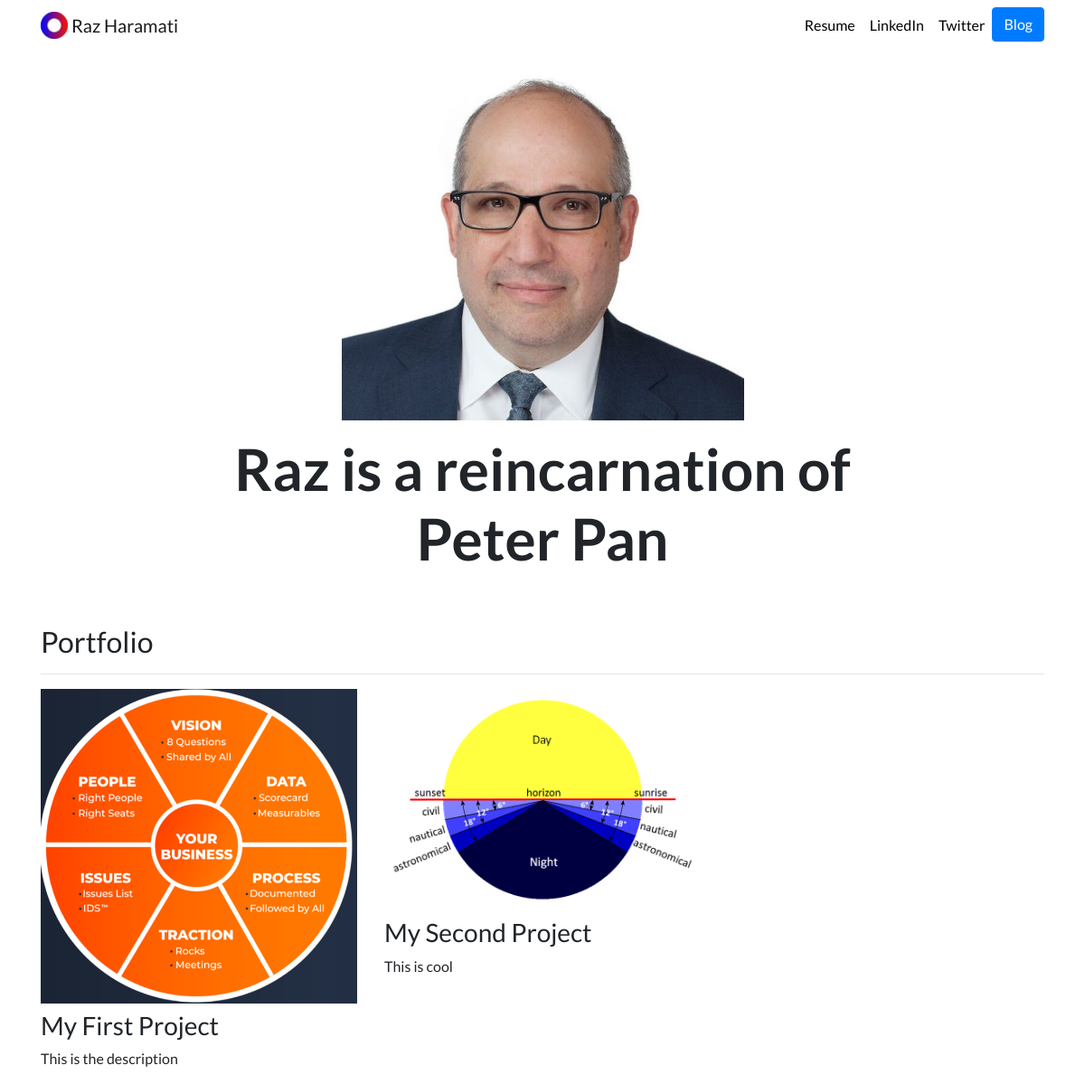
The page / on the database its author committed.
### portfolio/models.py (models this page shows, shortened)
class Project(models.Model):
    title = models.CharField(max_length=100)
    description = models.CharField(max_length=250)
    image = models.ImageField(upload_to='portfolio/images/')
    url = models.URLField(blank=True)

### portfolio/views.py (the view)
# urls.py: 2. Add a URL to urlpatterns:  path('', views.home, name='home')
def home(request):
    projects = Project.objects.all()
    return render(request, 'portfolio/home.html', {'projects':projects})

### portfolio/templates/portfolio/home.html
{% extends "portfolio/base.html" %}
{% load static %}
{% block content %}
<div class="row justify-content-center my-3">
  <div class="col-5">
    <img src="{% static 'portfolio/RazH.jpg' %}" class="img-fluid">
  </div>
</div>
<div class="row justify-content-center mb-3">
  <div class="col-md-9 text-center">
    <h1 id="hometext" class="font-weight-bold">Raz is a reincarnation of Peter Pan</h1>
  </div>
</div>
<h2 class="mt-5">Portfolio</h2>
<hr>
<div class="row">
  {% for project in projects %}
  <div class="col-lg-4 col-md-6">
    {% if project.url %}
    <a href="{{ project.url }}">
      <img src="{{ project.image.url }}" class="img-fluid mb-2">
    </a>
    {% else %}
    <img src="{{ project.image.url }}" class="img-fluid mb-2">
    {% endif %}
    <h3>{{ project.title }}</h3>
    <p>{{ project.description }}</p>
  </div>
  {% endfor %}
</div>
{% endblock %}

### portfolio/templates/portfolio/base.html (shortened to what this page needs)
{% load static %}
<!doctype html>
<html lang="en">
<head>
  <link rel="stylesheet" href="https://stackpath.bootstrapcdn.com/bootstrap/4.4.1/css/bootstrap.min.css">
  <link rel="stylesheet" href="{% static "portfolio/custom.css" %}">
</head>
<body>
  <nav id="topNav" class="navbar navbar-expand-md navbar-light">
    <div class="container">
      <a class="navbar-brand" href="{% url 'home' %}">
        <img src="{% static "portfolio/Logo.png" %}" width="30" height="30" class="d-inline-block align-top" alt="Raz's Logo">
        <span>Raz Haramati</span>
      </a>
      <div class="collapse navbar-collapse text-center" id="navbarNav">
        <ul class="navbar-nav ml-auto">
          <li class="nav-item">
            <a class="nav-link" href="{% static "portfolio/resume.pdf" %}">Resume</a>
          </li>
          <li class="nav-item">
            <a class="nav-link" href="https://www.linkedin.com/in/raz-haramati-7107a26/" target="_blank">LinkedIn</a>
          </li>
          <li class="nav-item">
            <a class="nav-link" href="https://twitter.com/Haramati" target="_blank">Twitter</a>
          </li>
          <li>
            <a role="button" href="{% url 'blog:all_blogs' %}" class="btn btn-primary">Blog</a>
          </li>
        </ul>
      </div>
    </div>
  </nav>
  <div class="container">
    {% block content %}{% endblock %}
  </div>
</body>
</html>

### portfolio/static/portfolio/custom.css (style rules this page uses)
.navbar-nav .nav-link { color: rgba(0,0,0,1) !important; }
body { font-family: 'Lato', sans-serif; }
@media (min-width: 992px) { #hometext { font-size: 4rem; } }

### rows shown on the page
Project: image (picture), title "My First Project", description "This is the description"
Project: image (picture), title "My Second Project", description "This is cool"
